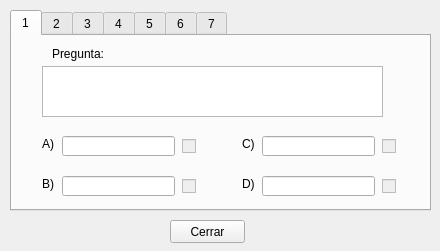
<?xml version="1.0" encoding="UTF-8"?>
<ui version="4.0">
 <class>previsualizar</class>
 <widget class="QMainWindow" name="previsualizar">
  <property name="geometry">
   <rect>
    <x>0</x>
    <y>0</y>
    <width>440</width>
    <height>251</height>
   </rect>
  </property>
  <property name="windowTitle">
   <string>MainWindow</string>
  </property>
  <widget class="QWidget" name="centralwidget">
   <widget class="QPushButton" name="closeButton">
    <property name="geometry">
     <rect>
      <x>170</x>
      <y>220</y>
      <width>75</width>
      <height>23</height>
     </rect>
    </property>
    <property name="text">
     <string>Cerrar</string>
    </property>
   </widget>
   <widget class="QTabWidget" name="preguntasTabs">
    <property name="geometry">
     <rect>
      <x>10</x>
      <y>10</y>
      <width>421</width>
      <height>201</height>
     </rect>
    </property>
    <property name="tabShape">
     <enum>QTabWidget::Rounded</enum>
    </property>
    <property name="currentIndex">
     <number>0</number>
    </property>
    <property name="documentMode">
     <bool>false</bool>
    </property>
    <property name="tabsClosable">
     <bool>false</bool>
    </property>
    <property name="tabBarAutoHide">
     <bool>false</bool>
    </property>
    <widget class="QWidget" name="preg1Tab">
     <attribute name="title">
      <string>1</string>
     </attribute>
     <widget class="QLabel" name="preguntaLabel_1">
      <property name="geometry">
       <rect>
        <x>40</x>
        <y>10</y>
        <width>71</width>
        <height>16</height>
       </rect>
      </property>
      <property name="text">
       <string>Pregunta:</string>
      </property>
     </widget>
     <widget class="QTextEdit" name="preguntaText_1">
      <property name="geometry">
       <rect>
        <x>30</x>
        <y>30</y>
        <width>341</width>
        <height>51</height>
       </rect>
      </property>
      <property name="readOnly">
       <bool>true</bool>
      </property>
     </widget>
     <widget class="QLineEdit" name="aText_1">
      <property name="geometry">
       <rect>
        <x>50</x>
        <y>100</y>
        <width>113</width>
        <height>20</height>
       </rect>
      </property>
      <property name="readOnly">
       <bool>false</bool>
      </property>
     </widget>
     <widget class="QLineEdit" name="bText_1">
      <property name="geometry">
       <rect>
        <x>50</x>
        <y>140</y>
        <width>113</width>
        <height>20</height>
       </rect>
      </property>
      <property name="readOnly">
       <bool>true</bool>
      </property>
     </widget>
     <widget class="QLineEdit" name="cText_1">
      <property name="geometry">
       <rect>
        <x>250</x>
        <y>100</y>
        <width>113</width>
        <height>20</height>
       </rect>
      </property>
      <property name="readOnly">
       <bool>true</bool>
      </property>
     </widget>
     <widget class="QLineEdit" name="dText_1">
      <property name="geometry">
       <rect>
        <x>250</x>
        <y>140</y>
        <width>113</width>
        <height>20</height>
       </rect>
      </property>
      <property name="readOnly">
       <bool>true</bool>
      </property>
     </widget>
     <widget class="QLabel" name="aLabel_1">
      <property name="geometry">
       <rect>
        <x>30</x>
        <y>100</y>
        <width>21</width>
        <height>16</height>
       </rect>
      </property>
      <property name="text">
       <string>A)</string>
      </property>
     </widget>
     <widget class="QLabel" name="bLabel_1">
      <property name="geometry">
       <rect>
        <x>30</x>
        <y>140</y>
        <width>21</width>
        <height>16</height>
       </rect>
      </property>
      <property name="text">
       <string>B)</string>
      </property>
     </widget>
     <widget class="QLabel" name="cLabel_1">
      <property name="geometry">
       <rect>
        <x>230</x>
        <y>100</y>
        <width>21</width>
        <height>16</height>
       </rect>
      </property>
      <property name="text">
       <string>C)</string>
      </property>
     </widget>
     <widget class="QLabel" name="dLabel_1">
      <property name="geometry">
       <rect>
        <x>230</x>
        <y>140</y>
        <width>21</width>
        <height>16</height>
       </rect>
      </property>
      <property name="text">
       <string>D)</string>
      </property>
     </widget>
     <widget class="QCheckBox" name="bCheck_1">
      <property name="enabled">
       <bool>false</bool>
      </property>
      <property name="geometry">
       <rect>
        <x>170</x>
        <y>142</y>
        <width>16</width>
        <height>17</height>
       </rect>
      </property>
      <property name="text">
       <string/>
      </property>
      <property name="checkable">
       <bool>true</bool>
      </property>
      <property name="autoExclusive">
       <bool>false</bool>
      </property>
     </widget>
     <widget class="QCheckBox" name="aCheck_1">
      <property name="enabled">
       <bool>false</bool>
      </property>
      <property name="geometry">
       <rect>
        <x>170</x>
        <y>102</y>
        <width>16</width>
        <height>17</height>
       </rect>
      </property>
      <property name="text">
       <string/>
      </property>
      <property name="checkable">
       <bool>true</bool>
      </property>
      <property name="autoExclusive">
       <bool>false</bool>
      </property>
     </widget>
     <widget class="QCheckBox" name="cCheck_1">
      <property name="enabled">
       <bool>false</bool>
      </property>
      <property name="geometry">
       <rect>
        <x>370</x>
        <y>102</y>
        <width>16</width>
        <height>17</height>
       </rect>
      </property>
      <property name="text">
       <string/>
      </property>
      <property name="checkable">
       <bool>true</bool>
      </property>
      <property name="autoExclusive">
       <bool>false</bool>
      </property>
     </widget>
     <widget class="QCheckBox" name="dCheck_1">
      <property name="enabled">
       <bool>false</bool>
      </property>
      <property name="geometry">
       <rect>
        <x>370</x>
        <y>142</y>
        <width>16</width>
        <height>17</height>
       </rect>
      </property>
      <property name="text">
       <string/>
      </property>
      <property name="checkable">
       <bool>true</bool>
      </property>
      <property name="autoExclusive">
       <bool>false</bool>
      </property>
     </widget>
    </widget>
    <widget class="QWidget" name="preg2Tab">
     <attribute name="title">
      <string>2</string>
     </attribute>
     <widget class="QTextEdit" name="preguntaText_2">
      <property name="geometry">
       <rect>
        <x>30</x>
        <y>30</y>
        <width>341</width>
        <height>51</height>
       </rect>
      </property>
      <property name="readOnly">
       <bool>true</bool>
      </property>
     </widget>
     <widget class="QLabel" name="dLabel_2">
      <property name="geometry">
       <rect>
        <x>230</x>
        <y>140</y>
        <width>21</width>
        <height>16</height>
       </rect>
      </property>
      <property name="text">
       <string>D)</string>
      </property>
     </widget>
     <widget class="QCheckBox" name="aCheck_2">
      <property name="enabled">
       <bool>false</bool>
      </property>
      <property name="geometry">
       <rect>
        <x>170</x>
        <y>102</y>
        <width>16</width>
        <height>17</height>
       </rect>
      </property>
      <property name="text">
       <string/>
      </property>
      <property name="checkable">
       <bool>true</bool>
      </property>
     </widget>
     <widget class="QLineEdit" name="aText_2">
      <property name="geometry">
       <rect>
        <x>50</x>
        <y>100</y>
        <width>113</width>
        <height>20</height>
       </rect>
      </property>
      <property name="readOnly">
       <bool>true</bool>
      </property>
     </widget>
     <widget class="QLabel" name="preguntaLabel_2">
      <property name="geometry">
       <rect>
        <x>40</x>
        <y>10</y>
        <width>71</width>
        <height>16</height>
       </rect>
      </property>
      <property name="text">
       <string>Pregunta:</string>
      </property>
     </widget>
     <widget class="QCheckBox" name="cCheck_2">
      <property name="enabled">
       <bool>false</bool>
      </property>
      <property name="geometry">
       <rect>
        <x>370</x>
        <y>102</y>
        <width>16</width>
        <height>17</height>
       </rect>
      </property>
      <property name="text">
       <string/>
      </property>
      <property name="checkable">
       <bool>true</bool>
      </property>
     </widget>
     <widget class="QLabel" name="aLabel_2">
      <property name="geometry">
       <rect>
        <x>30</x>
        <y>100</y>
        <width>21</width>
        <height>16</height>
       </rect>
      </property>
      <property name="text">
       <string>A)</string>
      </property>
     </widget>
     <widget class="QLineEdit" name="dText_2">
      <property name="geometry">
       <rect>
        <x>250</x>
        <y>140</y>
        <width>113</width>
        <height>20</height>
       </rect>
      </property>
      <property name="readOnly">
       <bool>true</bool>
      </property>
     </widget>
     <widget class="QLabel" name="bLabel_2">
      <property name="geometry">
       <rect>
        <x>30</x>
        <y>140</y>
        <width>21</width>
        <height>16</height>
       </rect>
      </property>
      <property name="text">
       <string>B)</string>
      </property>
     </widget>
     <widget class="QLabel" name="cLabel_2">
      <property name="geometry">
       <rect>
        <x>230</x>
        <y>100</y>
        <width>21</width>
        <height>16</height>
       </rect>
      </property>
      <property name="text">
       <string>C)</string>
      </property>
     </widget>
     <widget class="QCheckBox" name="dCheck_2">
      <property name="enabled">
       <bool>false</bool>
      </property>
      <property name="geometry">
       <rect>
        <x>370</x>
        <y>142</y>
        <width>16</width>
        <height>17</height>
       </rect>
      </property>
      <property name="text">
       <string/>
      </property>
      <property name="checkable">
       <bool>true</bool>
      </property>
     </widget>
     <widget class="QLineEdit" name="bText_2">
      <property name="geometry">
       <rect>
        <x>50</x>
        <y>140</y>
        <width>113</width>
        <height>20</height>
       </rect>
      </property>
      <property name="readOnly">
       <bool>true</bool>
      </property>
     </widget>
     <widget class="QCheckBox" name="bCheck_2">
      <property name="enabled">
       <bool>false</bool>
      </property>
      <property name="geometry">
       <rect>
        <x>170</x>
        <y>142</y>
        <width>16</width>
        <height>17</height>
       </rect>
      </property>
      <property name="text">
       <string/>
      </property>
      <property name="checkable">
       <bool>true</bool>
      </property>
     </widget>
     <widget class="QLineEdit" name="cText_2">
      <property name="geometry">
       <rect>
        <x>250</x>
        <y>100</y>
        <width>113</width>
        <height>20</height>
       </rect>
      </property>
      <property name="readOnly">
       <bool>true</bool>
      </property>
     </widget>
    </widget>
    <widget class="QWidget" name="preg3Tab">
     <attribute name="title">
      <string>3</string>
     </attribute>
     <widget class="QTextEdit" name="preguntaText_3">
      <property name="geometry">
       <rect>
        <x>30</x>
        <y>30</y>
        <width>341</width>
        <height>51</height>
       </rect>
      </property>
      <property name="readOnly">
       <bool>true</bool>
      </property>
     </widget>
     <widget class="QLabel" name="dLabel_3">
      <property name="geometry">
       <rect>
        <x>230</x>
        <y>140</y>
        <width>21</width>
        <height>16</height>
       </rect>
      </property>
      <property name="text">
       <string>D)</string>
      </property>
     </widget>
     <widget class="QCheckBox" name="aCheck_3">
      <property name="enabled">
       <bool>false</bool>
      </property>
      <property name="geometry">
       <rect>
        <x>170</x>
        <y>102</y>
        <width>16</width>
        <height>17</height>
       </rect>
      </property>
      <property name="text">
       <string/>
      </property>
      <property name="checkable">
       <bool>true</bool>
      </property>
     </widget>
     <widget class="QLineEdit" name="aText_3">
      <property name="geometry">
       <rect>
        <x>50</x>
        <y>100</y>
        <width>113</width>
        <height>20</height>
       </rect>
      </property>
      <property name="readOnly">
       <bool>true</bool>
      </property>
     </widget>
     <widget class="QLabel" name="preguntaLabel_3">
      <property name="geometry">
       <rect>
        <x>40</x>
        <y>10</y>
        <width>71</width>
        <height>16</height>
       </rect>
      </property>
      <property name="text">
       <string>Pregunta:</string>
      </property>
     </widget>
     <widget class="QCheckBox" name="cCheck_3">
      <property name="enabled">
       <bool>false</bool>
      </property>
      <property name="geometry">
       <rect>
        <x>370</x>
        <y>102</y>
        <width>16</width>
        <height>17</height>
       </rect>
      </property>
      <property name="text">
       <string/>
      </property>
      <property name="checkable">
       <bool>true</bool>
      </property>
     </widget>
     <widget class="QLabel" name="aLabel_3">
      <property name="geometry">
       <rect>
        <x>30</x>
        <y>100</y>
        <width>21</width>
        <height>16</height>
       </rect>
      </property>
      <property name="text">
       <string>A)</string>
      </property>
     </widget>
     <widget class="QLineEdit" name="dText_3">
      <property name="geometry">
       <rect>
        <x>250</x>
        <y>140</y>
        <width>113</width>
        <height>20</height>
       </rect>
      </property>
      <property name="readOnly">
       <bool>true</bool>
      </property>
     </widget>
     <widget class="QLabel" name="bLabel_3">
      <property name="geometry">
       <rect>
        <x>30</x>
        <y>140</y>
        <width>21</width>
        <height>16</height>
       </rect>
      </property>
      <property name="text">
       <string>B)</string>
      </property>
     </widget>
     <widget class="QLabel" name="cLabel_3">
      <property name="geometry">
       <rect>
        <x>230</x>
        <y>100</y>
        <width>21</width>
        <height>16</height>
       </rect>
      </property>
      <property name="text">
       <string>C)</string>
      </property>
     </widget>
     <widget class="QCheckBox" name="dCheck_3">
      <property name="enabled">
       <bool>false</bool>
      </property>
      <property name="geometry">
       <rect>
        <x>370</x>
        <y>142</y>
        <width>16</width>
        <height>17</height>
       </rect>
      </property>
      <property name="text">
       <string/>
      </property>
      <property name="checkable">
       <bool>true</bool>
      </property>
     </widget>
     <widget class="QLineEdit" name="bText_3">
      <property name="geometry">
       <rect>
        <x>50</x>
        <y>140</y>
        <width>113</width>
        <height>20</height>
       </rect>
      </property>
      <property name="readOnly">
       <bool>true</bool>
      </property>
     </widget>
     <widget class="QCheckBox" name="bCheck_3">
      <property name="enabled">
       <bool>false</bool>
      </property>
      <property name="geometry">
       <rect>
        <x>170</x>
        <y>142</y>
        <width>16</width>
        <height>17</height>
       </rect>
      </property>
      <property name="text">
       <string/>
      </property>
      <property name="checkable">
       <bool>true</bool>
      </property>
     </widget>
     <widget class="QLineEdit" name="cText_3">
      <property name="geometry">
       <rect>
        <x>250</x>
        <y>100</y>
        <width>113</width>
        <height>20</height>
       </rect>
      </property>
      <property name="readOnly">
       <bool>true</bool>
      </property>
     </widget>
    </widget>
    <widget class="QWidget" name="preg4Tab">
     <attribute name="title">
      <string>4</string>
     </attribute>
     <widget class="QTextEdit" name="preguntaText_4">
      <property name="geometry">
       <rect>
        <x>30</x>
        <y>30</y>
        <width>341</width>
        <height>51</height>
       </rect>
      </property>
      <property name="readOnly">
       <bool>true</bool>
      </property>
     </widget>
     <widget class="QLabel" name="dLabel_4">
      <property name="geometry">
       <rect>
        <x>230</x>
        <y>140</y>
        <width>21</width>
        <height>16</height>
       </rect>
      </property>
      <property name="text">
       <string>D)</string>
      </property>
     </widget>
     <widget class="QCheckBox" name="aCheck_4">
      <property name="enabled">
       <bool>false</bool>
      </property>
      <property name="geometry">
       <rect>
        <x>170</x>
        <y>102</y>
        <width>16</width>
        <height>17</height>
       </rect>
      </property>
      <property name="text">
       <string/>
      </property>
      <property name="checkable">
       <bool>true</bool>
      </property>
     </widget>
     <widget class="QLineEdit" name="aText_4">
      <property name="geometry">
       <rect>
        <x>50</x>
        <y>100</y>
        <width>113</width>
        <height>20</height>
       </rect>
      </property>
      <property name="readOnly">
       <bool>true</bool>
      </property>
     </widget>
     <widget class="QLabel" name="preguntaLabel_4">
      <property name="geometry">
       <rect>
        <x>40</x>
        <y>10</y>
        <width>71</width>
        <height>16</height>
       </rect>
      </property>
      <property name="text">
       <string>Pregunta:</string>
      </property>
     </widget>
     <widget class="QCheckBox" name="cCheck_4">
      <property name="enabled">
       <bool>false</bool>
      </property>
      <property name="geometry">
       <rect>
        <x>370</x>
        <y>102</y>
        <width>16</width>
        <height>17</height>
       </rect>
      </property>
      <property name="text">
       <string/>
      </property>
      <property name="checkable">
       <bool>true</bool>
      </property>
     </widget>
     <widget class="QLabel" name="aLabel_4">
      <property name="geometry">
       <rect>
        <x>30</x>
        <y>100</y>
        <width>21</width>
        <height>16</height>
       </rect>
      </property>
      <property name="text">
       <string>A)</string>
      </property>
     </widget>
     <widget class="QLineEdit" name="dText_4">
      <property name="geometry">
       <rect>
        <x>250</x>
        <y>140</y>
        <width>113</width>
        <height>20</height>
       </rect>
      </property>
      <property name="readOnly">
       <bool>true</bool>
      </property>
     </widget>
     <widget class="QLabel" name="bLabel_4">
      <property name="geometry">
       <rect>
        <x>30</x>
        <y>140</y>
        <width>21</width>
        <height>16</height>
       </rect>
      </property>
      <property name="text">
       <string>B)</string>
      </property>
     </widget>
     <widget class="QLabel" name="cLabel_4">
      <property name="geometry">
       <rect>
        <x>230</x>
        <y>100</y>
        <width>21</width>
        <height>16</height>
       </rect>
      </property>
      <property name="text">
       <string>C)</string>
      </property>
     </widget>
     <widget class="QCheckBox" name="dCheck_4">
      <property name="enabled">
       <bool>false</bool>
      </property>
      <property name="geometry">
       <rect>
        <x>370</x>
        <y>142</y>
        <width>16</width>
        <height>17</height>
       </rect>
      </property>
      <property name="text">
       <string/>
      </property>
      <property name="checkable">
       <bool>true</bool>
      </property>
     </widget>
     <widget class="QLineEdit" name="bText_4">
      <property name="geometry">
       <rect>
        <x>50</x>
        <y>140</y>
        <width>113</width>
        <height>20</height>
       </rect>
      </property>
      <property name="readOnly">
       <bool>true</bool>
      </property>
     </widget>
     <widget class="QCheckBox" name="bCheck_4">
      <property name="enabled">
       <bool>false</bool>
      </property>
      <property name="geometry">
       <rect>
        <x>170</x>
        <y>142</y>
        <width>16</width>
        <height>17</height>
       </rect>
      </property>
      <property name="text">
       <string/>
      </property>
      <property name="checkable">
       <bool>true</bool>
      </property>
     </widget>
     <widget class="QLineEdit" name="cText_4">
      <property name="geometry">
       <rect>
        <x>250</x>
        <y>100</y>
        <width>113</width>
        <height>20</height>
       </rect>
      </property>
      <property name="readOnly">
       <bool>true</bool>
      </property>
     </widget>
    </widget>
    <widget class="QWidget" name="preg5Tab">
     <attribute name="title">
      <string>5</string>
     </attribute>
     <widget class="QTextEdit" name="preguntaText_5">
      <property name="geometry">
       <rect>
        <x>30</x>
        <y>30</y>
        <width>341</width>
        <height>51</height>
       </rect>
      </property>
      <property name="readOnly">
       <bool>true</bool>
      </property>
     </widget>
     <widget class="QLabel" name="dLabel_5">
      <property name="geometry">
       <rect>
        <x>230</x>
        <y>140</y>
        <width>21</width>
        <height>16</height>
       </rect>
      </property>
      <property name="text">
       <string>D)</string>
      </property>
     </widget>
     <widget class="QCheckBox" name="aCheck_5">
      <property name="enabled">
       <bool>false</bool>
      </property>
      <property name="geometry">
       <rect>
        <x>170</x>
        <y>102</y>
        <width>16</width>
        <height>17</height>
       </rect>
      </property>
      <property name="text">
       <string/>
      </property>
      <property name="checkable">
       <bool>true</bool>
      </property>
     </widget>
     <widget class="QLineEdit" name="aText_5">
      <property name="geometry">
       <rect>
        <x>50</x>
        <y>100</y>
        <width>113</width>
        <height>20</height>
       </rect>
      </property>
      <property name="readOnly">
       <bool>true</bool>
      </property>
     </widget>
     <widget class="QLabel" name="preguntaLabel_5">
      <property name="geometry">
       <rect>
        <x>40</x>
        <y>10</y>
        <width>71</width>
        <height>16</height>
       </rect>
      </property>
      <property name="text">
       <string>Pregunta:</string>
      </property>
     </widget>
     <widget class="QCheckBox" name="cCheck_5">
      <property name="enabled">
       <bool>false</bool>
      </property>
      <property name="geometry">
       <rect>
        <x>370</x>
        <y>102</y>
        <width>16</width>
        <height>17</height>
       </rect>
      </property>
      <property name="text">
       <string/>
      </property>
      <property name="checkable">
       <bool>true</bool>
      </property>
     </widget>
     <widget class="QLabel" name="aLabel_5">
      <property name="geometry">
       <rect>
        <x>30</x>
        <y>100</y>
        <width>21</width>
        <height>16</height>
       </rect>
      </property>
      <property name="text">
       <string>A)</string>
      </property>
     </widget>
     <widget class="QLineEdit" name="dText_5">
      <property name="geometry">
       <rect>
        <x>250</x>
        <y>140</y>
        <width>113</width>
        <height>20</height>
       </rect>
      </property>
      <property name="readOnly">
       <bool>true</bool>
      </property>
     </widget>
     <widget class="QLabel" name="bLabel_5">
      <property name="geometry">
       <rect>
        <x>30</x>
        <y>140</y>
        <width>21</width>
        <height>16</height>
       </rect>
      </property>
      <property name="text">
       <string>B)</string>
      </property>
     </widget>
     <widget class="QLabel" name="cLabel_5">
      <property name="geometry">
       <rect>
        <x>230</x>
        <y>100</y>
        <width>21</width>
        <height>16</height>
       </rect>
      </property>
      <property name="text">
       <string>C)</string>
      </property>
     </widget>
     <widget class="QCheckBox" name="dCheck_5">
      <property name="enabled">
       <bool>false</bool>
      </property>
      <property name="geometry">
       <rect>
        <x>370</x>
        <y>142</y>
        <width>16</width>
        <height>17</height>
       </rect>
      </property>
      <property name="text">
       <string/>
      </property>
      <property name="checkable">
       <bool>true</bool>
      </property>
     </widget>
     <widget class="QLineEdit" name="bText_5">
      <property name="geometry">
       <rect>
        <x>50</x>
        <y>140</y>
        <width>113</width>
        <height>20</height>
       </rect>
      </property>
      <property name="readOnly">
       <bool>true</bool>
      </property>
     </widget>
     <widget class="QCheckBox" name="bCheck_5">
      <property name="enabled">
       <bool>false</bool>
      </property>
      <property name="geometry">
       <rect>
        <x>170</x>
        <y>142</y>
        <width>16</width>
        <height>17</height>
       </rect>
      </property>
      <property name="text">
       <string/>
      </property>
      <property name="checkable">
       <bool>true</bool>
      </property>
     </widget>
     <widget class="QLineEdit" name="cText_5">
      <property name="geometry">
       <rect>
        <x>250</x>
        <y>100</y>
        <width>113</width>
        <height>20</height>
       </rect>
      </property>
      <property name="readOnly">
       <bool>true</bool>
      </property>
     </widget>
    </widget>
    <widget class="QWidget" name="preg6Tab">
     <attribute name="title">
      <string>6</string>
     </attribute>
     <widget class="QTextEdit" name="preguntaText_6">
      <property name="geometry">
       <rect>
        <x>30</x>
        <y>30</y>
        <width>341</width>
        <height>51</height>
       </rect>
      </property>
      <property name="readOnly">
       <bool>true</bool>
      </property>
     </widget>
     <widget class="QLabel" name="dLabel_6">
      <property name="geometry">
       <rect>
        <x>230</x>
        <y>140</y>
        <width>21</width>
        <height>16</height>
       </rect>
      </property>
      <property name="text">
       <string>D)</string>
      </property>
     </widget>
     <widget class="QCheckBox" name="aCheck_6">
      <property name="enabled">
       <bool>false</bool>
      </property>
      <property name="geometry">
       <rect>
        <x>170</x>
        <y>102</y>
        <width>16</width>
        <height>17</height>
       </rect>
      </property>
      <property name="text">
       <string/>
      </property>
      <property name="checkable">
       <bool>true</bool>
      </property>
     </widget>
     <widget class="QLineEdit" name="aText_6">
      <property name="geometry">
       <rect>
        <x>50</x>
        <y>100</y>
        <width>113</width>
        <height>20</height>
       </rect>
      </property>
      <property name="readOnly">
       <bool>true</bool>
      </property>
     </widget>
     <widget class="QLabel" name="preguntaLabel_6">
      <property name="geometry">
       <rect>
        <x>40</x>
        <y>10</y>
        <width>71</width>
        <height>16</height>
       </rect>
      </property>
      <property name="text">
       <string>Pregunta:</string>
      </property>
     </widget>
     <widget class="QCheckBox" name="cCheck_6">
      <property name="enabled">
       <bool>false</bool>
      </property>
      <property name="geometry">
       <rect>
        <x>370</x>
        <y>102</y>
        <width>16</width>
        <height>17</height>
       </rect>
      </property>
      <property name="text">
       <string/>
      </property>
      <property name="checkable">
       <bool>true</bool>
      </property>
     </widget>
     <widget class="QLabel" name="aLabel_6">
      <property name="geometry">
       <rect>
        <x>30</x>
        <y>100</y>
        <width>21</width>
        <height>16</height>
       </rect>
      </property>
      <property name="text">
       <string>A)</string>
      </property>
     </widget>
     <widget class="QLineEdit" name="dText_6">
      <property name="geometry">
       <rect>
        <x>250</x>
        <y>140</y>
        <width>113</width>
        <height>20</height>
       </rect>
      </property>
      <property name="readOnly">
       <bool>true</bool>
      </property>
     </widget>
     <widget class="QLabel" name="bLabel_6">
      <property name="geometry">
       <rect>
        <x>30</x>
        <y>140</y>
        <width>21</width>
        <height>16</height>
       </rect>
      </property>
      <property name="text">
       <string>B)</string>
      </property>
     </widget>
     <widget class="QLabel" name="cLabel_6">
      <property name="geometry">
       <rect>
        <x>230</x>
        <y>100</y>
        <width>21</width>
        <height>16</height>
       </rect>
      </property>
      <property name="text">
       <string>C)</string>
      </property>
     </widget>
     <widget class="QCheckBox" name="dCheck_6">
      <property name="enabled">
       <bool>false</bool>
      </property>
      <property name="geometry">
       <rect>
        <x>370</x>
        <y>142</y>
        <width>16</width>
        <height>17</height>
       </rect>
      </property>
      <property name="text">
       <string/>
      </property>
      <property name="checkable">
       <bool>true</bool>
      </property>
     </widget>
     <widget class="QLineEdit" name="bText_6">
      <property name="geometry">
       <rect>
        <x>50</x>
        <y>140</y>
        <width>113</width>
        <height>20</height>
       </rect>
      </property>
      <property name="readOnly">
       <bool>true</bool>
      </property>
     </widget>
     <widget class="QCheckBox" name="bCheck_6">
      <property name="enabled">
       <bool>false</bool>
      </property>
      <property name="geometry">
       <rect>
        <x>170</x>
        <y>142</y>
        <width>16</width>
        <height>17</height>
       </rect>
      </property>
      <property name="text">
       <string/>
      </property>
      <property name="checkable">
       <bool>true</bool>
      </property>
     </widget>
     <widget class="QLineEdit" name="cText_6">
      <property name="geometry">
       <rect>
        <x>250</x>
        <y>100</y>
        <width>113</width>
        <height>20</height>
       </rect>
      </property>
      <property name="readOnly">
       <bool>true</bool>
      </property>
     </widget>
    </widget>
    <widget class="QWidget" name="preg7Tab">
     <attribute name="title">
      <string>7</string>
     </attribute>
     <widget class="QTextEdit" name="preguntaText_7">
      <property name="geometry">
       <rect>
        <x>30</x>
        <y>30</y>
        <width>341</width>
        <height>51</height>
       </rect>
      </property>
      <property name="readOnly">
       <bool>true</bool>
      </property>
     </widget>
     <widget class="QLabel" name="dLabel_7">
      <property name="geometry">
       <rect>
        <x>230</x>
        <y>140</y>
        <width>21</width>
        <height>16</height>
       </rect>
      </property>
      <property name="text">
       <string>D)</string>
      </property>
     </widget>
     <widget class="QCheckBox" name="aCheck_7">
      <property name="enabled">
       <bool>false</bool>
      </property>
      <property name="geometry">
       <rect>
        <x>170</x>
        <y>102</y>
        <width>16</width>
        <height>17</height>
       </rect>
      </property>
      <property name="text">
       <string/>
      </property>
      <property name="checkable">
       <bool>true</bool>
      </property>
     </widget>
     <widget class="QLineEdit" name="aText_7">
      <property name="geometry">
       <rect>
        <x>50</x>
        <y>100</y>
        <width>113</width>
        <height>20</height>
       </rect>
      </property>
      <property name="readOnly">
       <bool>true</bool>
      </property>
     </widget>
     <widget class="QLabel" name="preguntaLabel_7">
      <property name="geometry">
       <rect>
        <x>40</x>
        <y>10</y>
        <width>71</width>
        <height>16</height>
       </rect>
      </property>
      <property name="text">
       <string>Pregunta:</string>
      </property>
     </widget>
     <widget class="QCheckBox" name="cCheck_7">
      <property name="enabled">
       <bool>false</bool>
      </property>
      <property name="geometry">
       <rect>
        <x>370</x>
        <y>102</y>
        <width>16</width>
        <height>17</height>
       </rect>
      </property>
      <property name="text">
       <string/>
      </property>
      <property name="checkable">
       <bool>true</bool>
      </property>
     </widget>
     <widget class="QLabel" name="aLabel_7">
      <property name="geometry">
       <rect>
        <x>30</x>
        <y>100</y>
        <width>21</width>
        <height>16</height>
       </rect>
      </property>
      <property name="text">
       <string>A)</string>
      </property>
     </widget>
     <widget class="QLineEdit" name="dText_7">
      <property name="geometry">
       <rect>
        <x>250</x>
        <y>140</y>
        <width>113</width>
        <height>20</height>
       </rect>
      </property>
      <property name="readOnly">
       <bool>true</bool>
      </property>
     </widget>
     <widget class="QLabel" name="bLabel_7">
      <property name="geometry">
       <rect>
        <x>30</x>
        <y>140</y>
        <width>21</width>
        <height>16</height>
       </rect>
      </property>
      <property name="text">
       <string>B)</string>
      </property>
     </widget>
     <widget class="QLabel" name="cLabel_7">
      <property name="geometry">
       <rect>
        <x>230</x>
        <y>100</y>
        <width>21</width>
        <height>16</height>
       </rect>
      </property>
      <property name="text">
       <string>C)</string>
      </property>
     </widget>
     <widget class="QCheckBox" name="dCheck_7">
      <property name="enabled">
       <bool>false</bool>
      </property>
      <property name="geometry">
       <rect>
        <x>370</x>
        <y>142</y>
        <width>16</width>
        <height>17</height>
       </rect>
      </property>
      <property name="text">
       <string/>
      </property>
      <property name="checkable">
       <bool>true</bool>
      </property>
     </widget>
     <widget class="QLineEdit" name="bText_7">
      <property name="geometry">
       <rect>
        <x>50</x>
        <y>140</y>
        <width>113</width>
        <height>20</height>
       </rect>
      </property>
      <property name="readOnly">
       <bool>true</bool>
      </property>
     </widget>
     <widget class="QCheckBox" name="bCheck_7">
      <property name="enabled">
       <bool>false</bool>
      </property>
      <property name="geometry">
       <rect>
        <x>170</x>
        <y>142</y>
        <width>16</width>
        <height>17</height>
       </rect>
      </property>
      <property name="text">
       <string/>
      </property>
      <property name="checkable">
       <bool>true</bool>
      </property>
     </widget>
     <widget class="QLineEdit" name="cText_7">
      <property name="geometry">
       <rect>
        <x>250</x>
        <y>100</y>
        <width>113</width>
        <height>20</height>
       </rect>
      </property>
      <property name="readOnly">
       <bool>true</bool>
      </property>
     </widget>
    </widget>
   </widget>
  </widget>
 </widget>
 <resources/>
 <connections/>
</ui>
